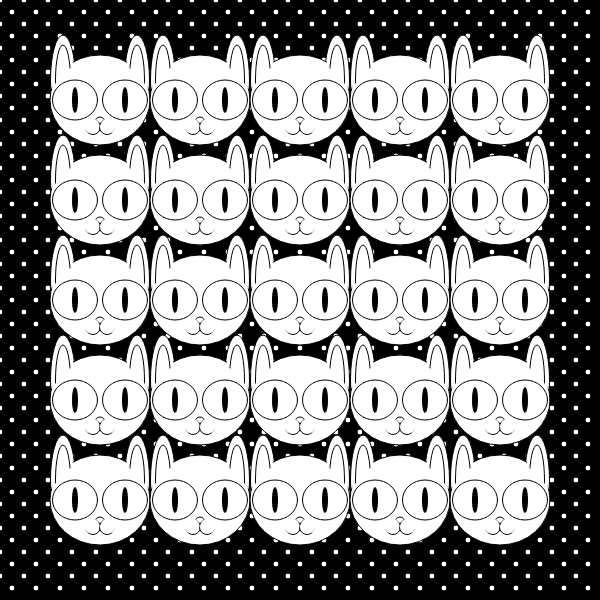
Frame 1 (no input)
Frame 60 (no input): identical to frame 1, image omitted
Frame 120 (the mouse pressed at the canvas centre since frame 60): identical to frame 1, image omitted

The p5.js sketch that drew this single still picture (run headless with seeded random() and noise() and a simulated clock; from frame 60 on, the mouse is pressed at the canvas centre):

// p5.js sketch
// ── sketch.js
function setup() {
  createCanvas(600, 600);

  background(0);
  drawBackgroundPattern();

  for (let i = 0; i < 5; i++) {
    for (let j = 0; j < 5; j++) {
      catFace(100 + i * 100, 100 + j * 100);
    }
  }
  fill(255, 255, 255);
}

function draw() {}

function drawBackgroundPattern() {
  let dotSize = 6;
  let spacing = 12;
  for (let y = 0; y < height; y += spacing) {
    for (let x = 0; x < width; x += spacing) {
      if ((x / spacing + y / spacing) % 2 === 0) {
        fill(255); // White
      } else {
        fill(0); // Black
      }
      ellipse(x, y, dotSize, dotSize);
    }
  }
}

function catFace(x, y) {
  // ears
  stroke(0, 0, 0);
  ellipse(x - 37, y - 20, 25, 90);
  ellipse(x + 37, y - 20, 25, 90);

  // head circle
  ellipse(x, y, 100, 90);

  // hide line between head and ears
  noStroke();
  ellipse(x - 37, y - 20, 22, 85);
  ellipse(x + 37, y - 20, 22, 85);
  stroke(0, 0, 0);

  // smaller ear ellipse to give depth
  fill(255, 255, 255);
  ellipse(x - 37, y - 20, 15, 70);
  ellipse(x + 37, y - 20, 15, 70);

  noStroke();
  ellipse(x, y, 98, 80);
  stroke(0, 0, 0);

  // eyes
  catEye(x - 25, y);
  catEye(x + 25, y);

  // mouth
  catNose(x, y + 22);
}

function catNose(x, y) {
  fill(255, 255, 255);
  ellipse(x, y, 10, 10);
  ellipse(x - 7, y + 5, 15, 15);
  ellipse(x + 7, y + 5, 15, 15);

  noStroke();
  ellipse(x - 8, y + 4, 15, 15);
  ellipse(x + 8, y + 4, 15, 15);
}

function catEye(x, y, inverted = false) {
  stroke(0, 0, 0);
  fill(255);
  ellipse(x, y, 45, 40);
  fill(0);
  ellipse(x, y, 5, 25);
}
